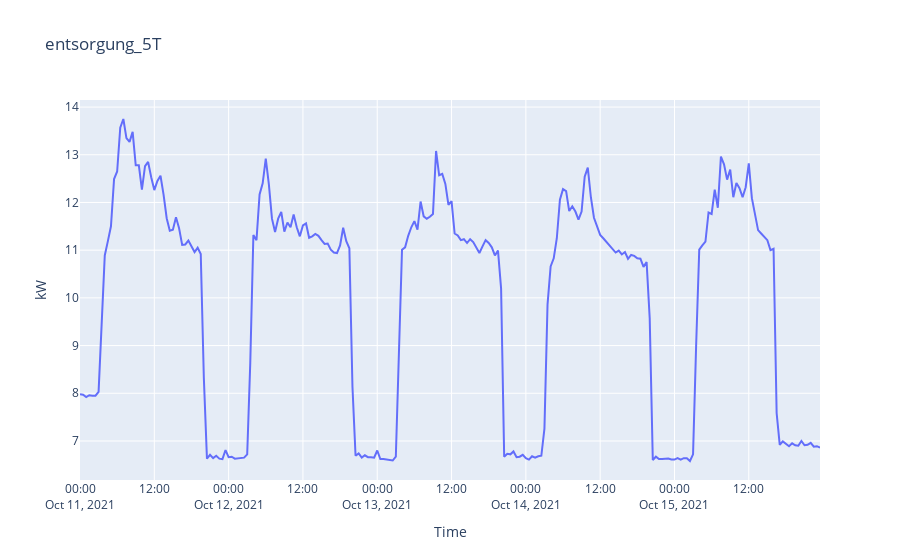

The cell this chart's notebook holds for it:
### Code cell
px.line(
    x=eg.index, y=eg.kw, 
    title='entsorgung_5T',
    labels={
        'x': 'Time',
        'y': 'kW'
    },
    markers=False)

### Figure 1 — Plotly figure (JSON) as saved in the notebook; plotly's stock layout.template omitted (floating-point values rounded to 4 significant figures; data arrays with more than 128 entries replaced by an {"elided": "..."} marker saying what was removed)
{"data": [{"hovertemplate": "Time=%{x}<br>kW=%{y}<extra></extra>", "legendgroup": "", "line": {"color": "#636efa", "dash": "solid"}, "marker": {"symbol": "circle"}, "mode": "lines", "name": "", "orientation": "v", "showlegend": false, "type": "scatter", "x": {"elided": "240 str values"}, "xaxis": "x", "y": {"elided": "240 float values"}, "yaxis": "y"}], "layout": {"legend": {"tracegroupgap": 0}, "title": {"text": "entsorgung_5T"}, "xaxis": {"anchor": "y", "domain": [0, 1], "title": {"text": "Time"}}, "yaxis": {"anchor": "x", "domain": [0, 1], "title": {"text": "kW"}}}}
